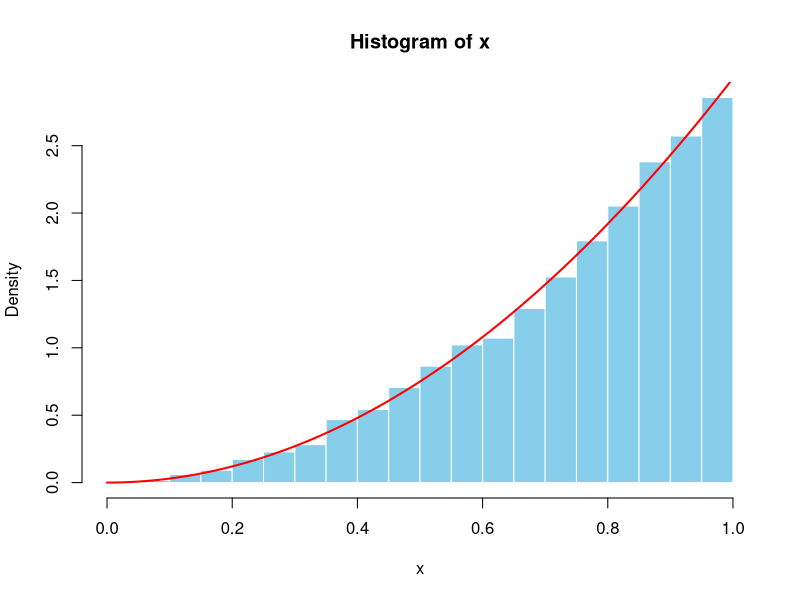
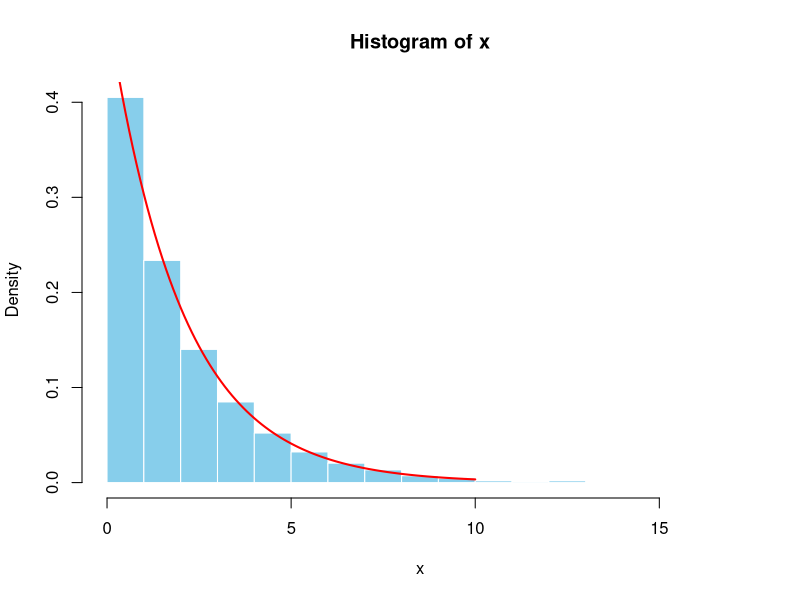
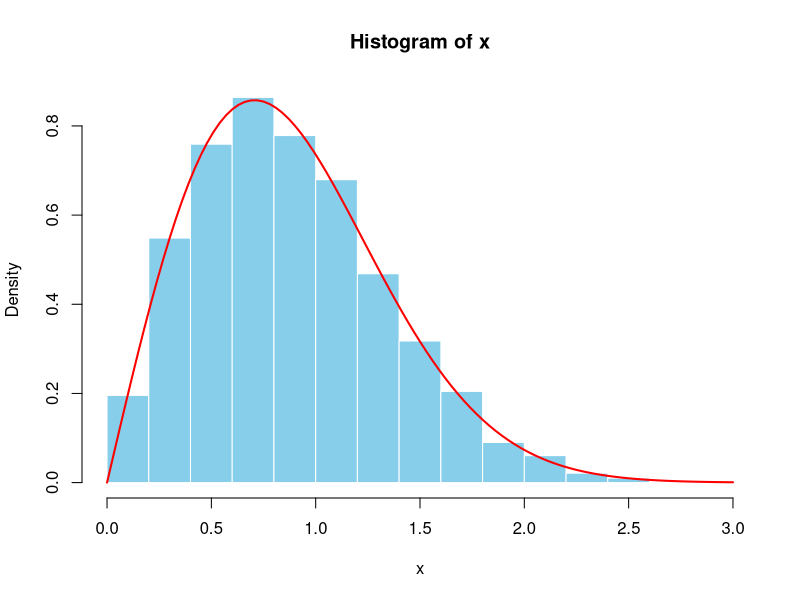

Generate these figures, in order, with R:
##############################
# Lecture 1 Notes            #
##############################

# Use the inverse transform method to simulate a random sample from the 
# distribution with density:  fX (x) = 3x^2, 0 < x < 1

n <- 10000
u <- runif(n)
x <- u^(1/3)

hist(x, prob = TRUE, col = "skyblue", border = "white")
y <- seq(0, 1, 0.01)
lines(y, 3*y^2, col = "red", lwd = 2)

# Use the inverse transform method to simulate a random sample from the 
# exponential distribution

n <- 10000
u <- runif(n)
theta <- 2 # Choice of theta is arbitrary
x <- -theta*log(1 - u)

hist(x, prob = TRUE, col = "skyblue", border = "white")
curve(dexp(x, rate = 1/theta), 0, 10, lwd=2, add=T, col = "red")

# Use the inverse transform method to simulate a random sample from the 
# Weibull distribution

n <- 10000
u <- runif(n)
alpha <- 2 # Choice of alpha is arbitrary
x <- (-log(1 - u))^(1/alpha)

hist(x, prob = TRUE, col = "skyblue", border = "white")
curve(dweibull(x, shape = alpha, scale = 1), 0, 3, lwd=2, add=T, col = "red")

# comparing the mean
mean(x)
gamma((1/alpha) + 1)

# Use the inverse transform method to simulate a random sample from the 
# Bernoulli distribution with p = 0.4

n <- 10000
p <- 0.4
u <- runif(n)
x <- ifelse(u < 0.6, 0, 1)
# comparing the mean and variance
mean(x) # compare to: p
var(x) 
p * (1-p) # true variance

# Use the inverse transform method to simulate a random sample with the 
# following pmf: 
# x        | 1    | 2  | 3   | 4
# p_{x}(x) | 0.2 | 0.5 | 0.2 | 0.1 

n <- 10000
u <- runif(n)
x <- ifelse(u < 0.2, 1, 
            ifelse(u < 0.7, 2, 
                   ifelse(u < 0.9, 3, 4)))
# Checking if we get the desired values
table(x) / n

# Use the inverse transform method to simulate a random sample from the 
# Geometric distribution

n <- 10000
u <- runif(n)
p <- 0.4 # Choice is arbitrary
q <- 1-p
x <- ceiling(log(1-u)/log(q))
# Comparing mean and variance
mean(x)
1/p
var(x)
(1-p)/(p^2)

# Use the inverse transform method to simulate a random sample from the 
# Binomial distribution

n_generate <- 100
u <- runif(n_generate)
sim_vec <- rep(0, n_generate)
n <- 10
p <- 0.4 # Choice of p is arbitrary
p_start <- (1-p)^n

for(i in 1:n_generate){
  j <- 0
  F_val <- p_start
  p_j <- p_start
  while((u[i] >= F_val) & (j < n)){
    j <- j + 1
    p_j <- ((n - (j - 1))/j) * (p/(1-p)) * p_j
    F_val <- F_val + p_j
  }
  sim_vec[i] <- j
}

# Comparing the mean and variance
mean(sim_vec)
n*p
var(sim_vec)
n*p*(1-p)

# Use the inverse transform method to simulate a random sample from the 
# logarithmic distribution

n <- 10000
u <- runif(n)
sim_vec <- rep(0, n)
theta <- 0.4 # Choice of theta is arbitrary
p_start <- (-log(1-theta))^(-1) * theta

for(i in 1:n){
  j <- 1
  F_val <- p_start
  p_j <- p_start
  while(u[i] >= F_val){
    j <- j + 1
    p_j <- ((theta * (j-1))/j) * p_j
    F_val <- F_val + p_j
  }
  sim_vec[i] <- j
}

# Comparing the mean and variance
mean(sim_vec)
(-log(1-theta))^(-1) * (theta/(1-theta))

var(sim_vec)
-(p^2 + p * log(1-p)) / ((1-p)^2 * (log(1-p))^2)



